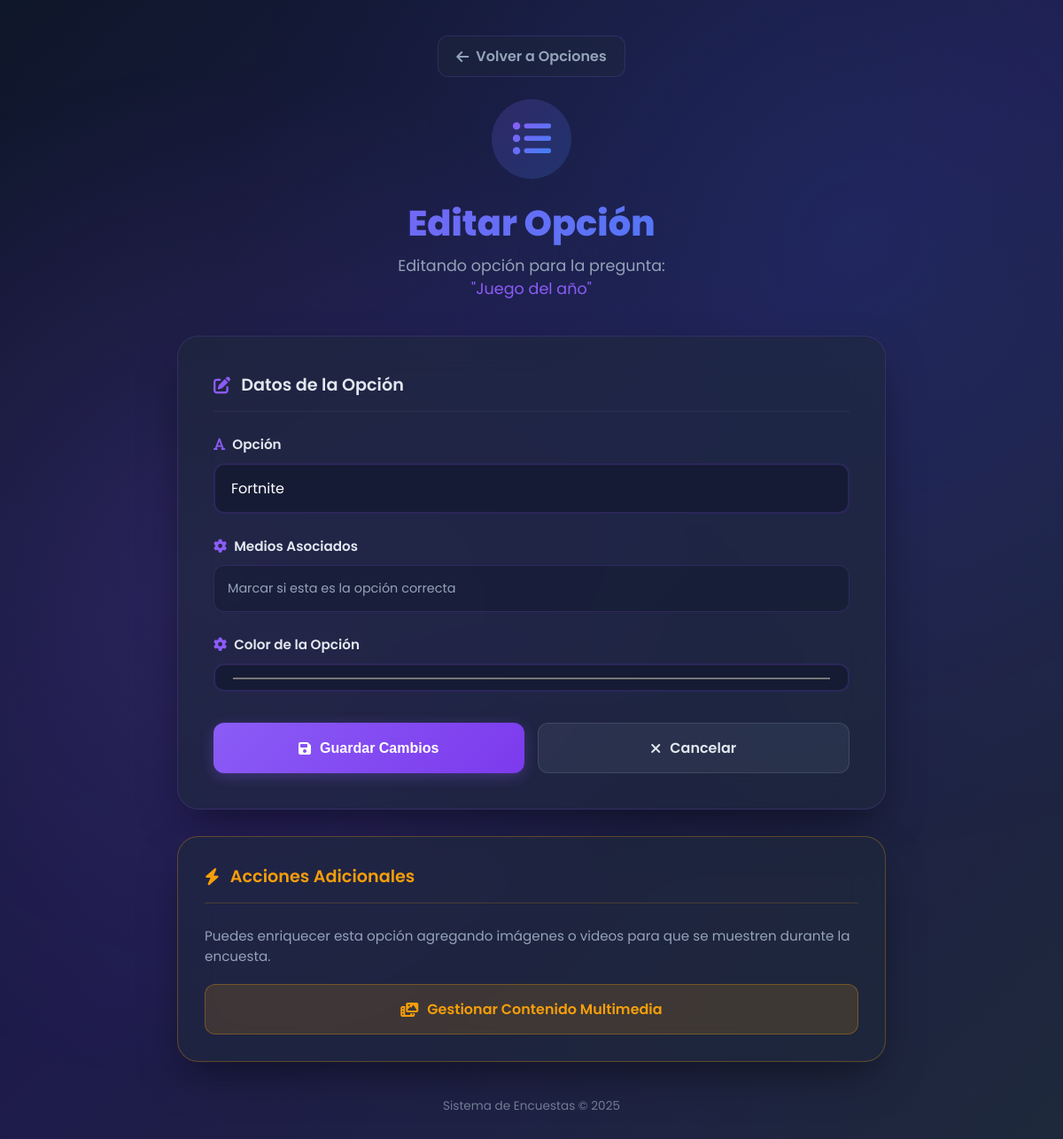
The app's page /editar_opcion/23/ (signed in) with its own data.
### core/models.py (models this page shows, shortened)
class Opcion(models.Model):
    pregunta = models.ForeignKey(Pregunta, on_delete=models.CASCADE, related_name='opciones', null=True)
    opcion = models.CharField(max_length=200)
    medias = models.ManyToManyField(Media, related_name='opciones_media', blank=True)
    color = models.CharField(max_length=7, blank=True, default="#28a745", validators=[
        RegexValidator(r'^#[0-9A-Fa-f]{6}$', message="El color debe ser un código hexadecimal válido.")
    ])

class Pregunta(models.Model):
    encuesta = models.ForeignKey(Encuesta, on_delete=models.CASCADE, related_name='preguntas', null=True)
    pregunta = models.TextField(null=True)

### core/views.py (the view)
# urls.py: path('editar_opcion/<int:opcion_id>/', views.editar_opcion, name='editar_opcion'),
@login_required
def editar_opcion(request, opcion_id):
    opcion = get_object_or_404(Opcion, id=opcion_id)
    if request.method == 'POST':
        form = OpcionForm(request.POST, instance=opcion)
        if form.is_valid():
            form.save()
            messages.success(request, "Opción actualizada exitosamente")
            return redirect('lista_opciones', pregunta_id=opcion.pregunta.id)
    else:
        form = OpcionForm(instance=opcion)
    return render(request, 'editar/editar_opcion.html', {'form': form, 'opcion': opcion})

### core/forms.py
class OpcionForm(forms.ModelForm):
    medias = forms.ModelMultipleChoiceField(
        queryset=Media.objects.all(),
        widget=forms.CheckboxSelectMultiple,
        required=False,
        label="Medios Asociados"
    )
    class Meta:
        model = Opcion
        fields = ['opcion', 'medias', 'color']
        widgets = {
            'opcion': forms.TextInput(attrs={'class': 'form-control', 'placeholder': 'Opción de respuesta'}),
            'color': forms.TextInput(attrs={'class': 'form-control', 'type': 'color'}),
        }
        labels = {
            'opcion': 'Opción',
            'color': 'Color de la Opción',
        }

### core/templates/editar/editar_opcion.html (shortened to what this page needs)
<!DOCTYPE html>
<html lang="es">
<head>
    <link rel="stylesheet" href="https://cdnjs.cloudflare.com/ajax/libs/font-awesome/6.4.0/css/all.min.css">
</head>
<body>
    <div class="container">
        <div class="page-header">
            <a href="{% url 'lista_opciones' pregunta_id=opcion.pregunta.id %}" class="back-link">
                <i class="fas fa-arrow-left"></i>
                Volver a Opciones
            </a>
            <div class="page-icon">
                <i class="fas fa-list-ul"></i>
            </div>
            <h1 class="page-title">Editar Opción</h1>
            <p class="page-subtitle">
                Editando opción para la pregunta: <br>
                <span style="color: var(--primary-purple);">"{{ opcion.pregunta.pregunta|truncatechars:60 }}"</span>
            </p>
        </div>
        <div class="glass-card">
            <div class="card-header-small">
                <i class="fas fa-edit" style="color: var(--primary-purple);"></i>
                <span>Datos de la Opción</span>
            </div>
            <form method="POST">
                {% for field in form %}
                <div class="form-group">
                    <label class="form-label" for="{{ field.id_for_label }}">
                        {% if 'correcta' in field.name %}
                            <i class="fas fa-check-circle"></i>
                        {% elif 'texto' in field.name or 'opcion' in field.name %}
                            <i class="fas fa-font"></i>
                        {% else %}
                            <i class="fas fa-cog"></i>
                        {% endif %}
                        {{ field.label }}
                    </label>
                    {% if field.field.widget.input_type == 'checkbox' %}
                        <div class="checkbox-wrapper">
                            <span style="font-size: 0.9rem; color: var(--text-secondary);">Marcar si esta es la opción correcta</span>
                        </div>
                    {% else %}
                        {{ field }}
                    {% endif %}
                </div>
                {% endfor %}
                <div class="form-actions">
                    <button type="submit" class="btn btn-primary">
                        <i class="fas fa-save"></i>
                        Guardar Cambios
                    </button>
                    <a href="{% url 'lista_opciones' pregunta_id=opcion.pregunta.id %}" class="btn btn-secondary">
                        <i class="fas fa-times"></i>
                        Cancelar
                    </a>
                </div>
            </form>
        </div>
        {% if opcion.pregunta.id %}
        <div class="glass-card" style="padding: 30px; border-color: rgba(245, 158, 11, 0.3);">
            <div class="card-header-small" style="color: var(--primary-yellow); border-color: rgba(245, 158, 11, 0.2);">
                <i class="fas fa-bolt"></i>
                <span>Acciones Adicionales</span>
            </div>
            <p style="color: var(--text-secondary); margin-bottom: 20px; font-size: 0.95rem;">
                Puedes enriquecer esta opción agregando imágenes o videos para que se muestren durante la encuesta.
            </p>
            <a href="{% url 'crear_media' pregunta_id=opcion.pregunta.id %}" class="btn btn-warning" style="width: 100%;">
                <i class="fas fa-photo-video"></i>
                Gestionar Contenido Multimedia
            </a>
        </div>
        {% endif %}
        <div style="text-align: center; color: var(--text-secondary); font-size: 0.85rem; margin-top: 40px; opacity: 0.7;">
            Sistema de Encuestas &copy; {% now "Y" %}
        </div>
    </div>
</body>
</html>

### core/templates/editar/editar_opcion.html (style rules this page uses)
:root { --primary-purple: #8b5cf6; --secondary-purple: #7c3aed; --primary-blue: #3b82f6; --primary-green: #10b981; --primary-yellow: #f59e0b; --dark-bg: #0f172a; --card-bg: #1e293b; --text-primary: #e2e8f0; --text-secondary: #94a3b8; --danger: #ef4444; }
* { margin: 0; padding: 0; box-sizing: border-box; }
body { font-family: 'Poppins', sans-serif; background: linear-gradient(135deg, var(--dark-bg) 0%, #1e1b4b 50%, var(--card-bg) 100%); min-height: 100vh; color: var(--text-primary); padding: 40px 20px; position: relative; }
body::before { content: ''; position: fixed; top: 0; left: 0; width: 100%; height: 100%; background: radial-gradient(circle at 20% 50%, rgba(139, 92, 246, 0.15) 0%, transparent 50%), radial-gradient(circle at 80% 20%, rgba(59, 130, 246, 0.12) 0%, transparent 50%); z-index: -1; }
.container { max-width: 800px; margin: 0 auto; }
.page-header { text-align: center; margin-bottom: 40px; animation: fadeIn 0.8s ease-out; }
.back-link { display: inline-flex; align-items: center; gap: 8px; color: var(--text-secondary); text-decoration: none; font-weight: 600; margin-bottom: 25px; padding: 10px 20px; background: rgba(30, 41, 59, 0.4); border-radius: 12px; border: 1px solid rgba(139, 92, 246, 0.2); transition: all 0.3s ease; }
.page-icon { width: 90px; height: 90px; margin: 0 auto 20px; background: linear-gradient(135deg, rgba(139, 92, 246, 0.2), rgba(59, 130, 246, 0.2)); border-radius: 50%; display: flex; align-items: center; justify-content: center; animation: float 3s ease-in-out infinite; }
.page-icon i { font-size: 2.8rem; background: linear-gradient(135deg, var(--primary-purple), var(--primary-blue)); -webkit-background-clip: text; background-clip: text; color: transparent; }
.page-title { font-size: 2.5rem; font-weight: 800; background: linear-gradient(135deg, var(--primary-purple), var(--primary-blue)); -webkit-background-clip: text; background-clip: text; color: transparent; margin-bottom: 5px; }
.page-subtitle { color: var(--text-secondary); font-size: 1.1rem; max-width: 600px; margin: 0 auto; }
.glass-card { background: rgba(30, 41, 59, 0.6); backdrop-filter: blur(20px); -webkit-backdrop-filter: blur(20px); border-radius: 24px; padding: 40px; border: 1px solid rgba(139, 92, 246, 0.2); box-shadow: 0 20px 50px -12px rgba(0, 0, 0, 0.5); margin-bottom: 30px; animation: slideUp 0.6s ease-out; }
.card-header-small { display: flex; align-items: center; gap: 12px; margin-bottom: 25px; padding-bottom: 15px; border-bottom: 1px solid rgba(255, 255, 255, 0.05); color: var(--text-primary); font-weight: 600; font-size: 1.2rem; }
.form-group { margin-bottom: 25px; }
.form-label { display: flex; align-items: center; gap: 8px; color: var(--text-primary); font-weight: 600; margin-bottom: 10px; font-size: 0.95rem; }
.form-label i { color: var(--primary-purple); }
.form-control, .form-select, input[type="text"], input[type="number"], textarea, select { width: 100%; padding: 14px 18px; background: rgba(15, 23, 42, 0.6); border: 2px solid rgba(139, 92, 246, 0.2); border-radius: 12px; color: white; font-size: 1rem; font-family: 'Poppins', sans-serif; transition: all 0.3s ease; }
.checkbox-wrapper { display: flex; align-items: center; background: rgba(15, 23, 42, 0.4); padding: 15px; border-radius: 12px; border: 1px solid rgba(139, 92, 246, 0.2); }
.form-actions { display: flex; gap: 15px; margin-top: 35px; }
.btn { flex: 1; display: inline-flex; align-items: center; justify-content: center; gap: 10px; padding: 15px 30px; border-radius: 12px; text-decoration: none; font-weight: 600; font-size: 1rem; transition: all 0.3s ease; border: none; cursor: pointer; }
.btn-primary { background: linear-gradient(135deg, var(--primary-purple), var(--secondary-purple)); color: white; box-shadow: 0 4px 15px rgba(139, 92, 246, 0.3); }
.btn-secondary { background: rgba(148, 163, 184, 0.1); color: var(--text-primary); border: 1px solid rgba(148, 163, 184, 0.2); }
.btn-warning { background: rgba(245, 158, 11, 0.15); color: var(--primary-yellow); border: 1px solid rgba(245, 158, 11, 0.3); }

### records on screen
Opcion: pregunta.pregunta "Juego del año", form "Fortnite" "#28a745"

### other values on screen
{{ field.label }} "Opción" "Medios Asociados" "Color de la Opción"
